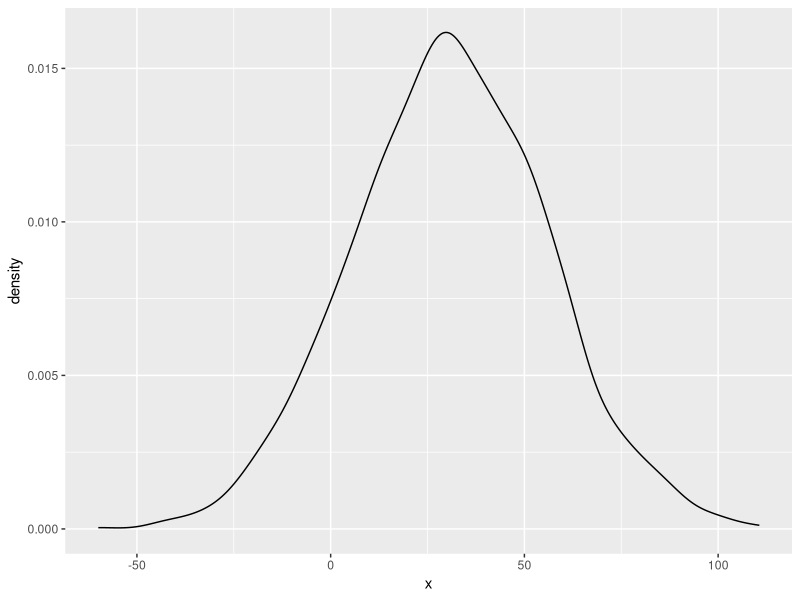

R code for this plot:
set.seed(123)

y1 <- rnorm(n=2000, mean=50, sd=20)
y2 <- rnorm(n=2000, mean=20, sd=15)
y <- y1 - y2

library(ggplot2)
p <- ggplot(data.frame(x=y), aes(x)) +
  geom_density()
ggsave(file='fig-ex3.png', plot=p, dpi=300, w=4, h=3)